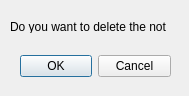
<?xml version="1.0" encoding="UTF-8"?>
<ui version="4.0">
 <class>Dialog</class>
 <widget class="QDialog" name="Dialog">
  <property name="geometry">
   <rect>
    <x>0</x>
    <y>0</y>
    <width>189</width>
    <height>96</height>
   </rect>
  </property>
  <property name="windowTitle">
   <string>Dialog</string>
  </property>
  <widget class="QDialogButtonBox" name="buttonBox">
   <property name="geometry">
    <rect>
     <x>20</x>
     <y>50</y>
     <width>151</width>
     <height>32</height>
    </rect>
   </property>
   <property name="orientation">
    <enum>Qt::Horizontal</enum>
   </property>
   <property name="standardButtons">
    <set>QDialogButtonBox::Cancel|QDialogButtonBox::Ok</set>
   </property>
  </widget>
  <widget class="QLabel" name="label">
   <property name="geometry">
    <rect>
     <x>10</x>
     <y>20</y>
     <width>156</width>
     <height>13</height>
    </rect>
   </property>
   <property name="text">
    <string>Do you want to delete the note?</string>
   </property>
  </widget>
 </widget>
 <resources/>
 <connections>
  <connection>
   <sender>buttonBox</sender>
   <signal>accepted()</signal>
   <receiver>Dialog</receiver>
   <slot>accept()</slot>
   <hints>
    <hint type="sourcelabel">
     <x>248</x>
     <y>254</y>
    </hint>
    <hint type="destinationlabel">
     <x>157</x>
     <y>274</y>
    </hint>
   </hints>
  </connection>
  <connection>
   <sender>buttonBox</sender>
   <signal>rejected()</signal>
   <receiver>Dialog</receiver>
   <slot>reject()</slot>
   <hints>
    <hint type="sourcelabel">
     <x>316</x>
     <y>260</y>
    </hint>
    <hint type="destinationlabel">
     <x>286</x>
     <y>274</y>
    </hint>
   </hints>
  </connection>
 </connections>
</ui>
